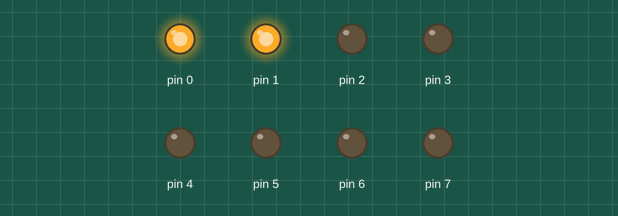
Recording of a sketch running on a simulated Arduino Uno, built with avr-gcc and run on an emulated ATmega328P. Shown: output pins drawn as LEDs (lit = HIGH).

Above: at 0.1 s.
At 0.6 s:
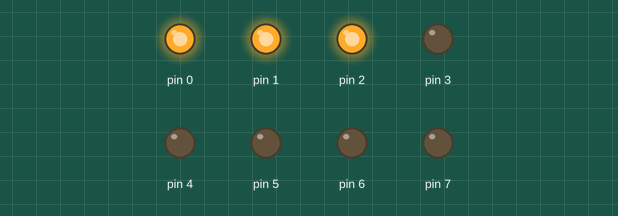
At 1.1 s:
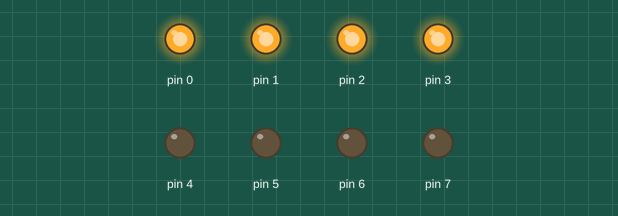
At 1.6 s:
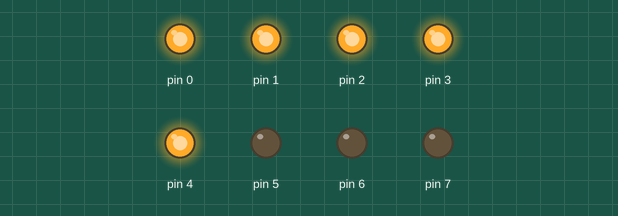
At 2.1 s:
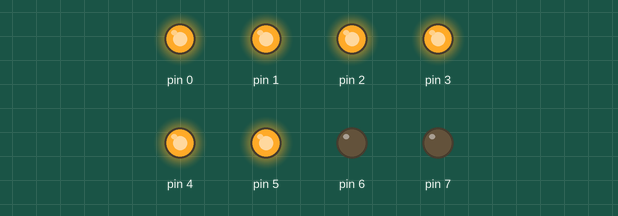
At 3.1 s:
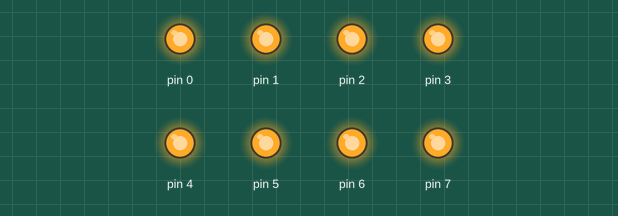
Timing chart, 0 to 4.6 s (numbered marks = the images above):
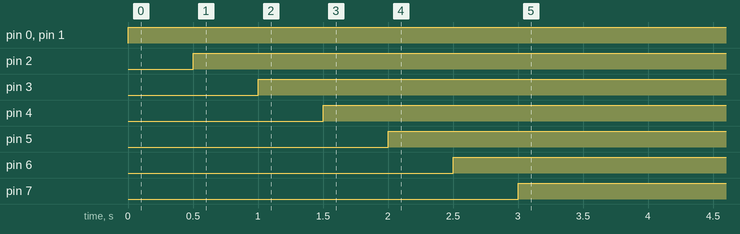

Measured:
- by itself, pin 0, pin 1: LOW → HIGH at 0.00 s
- by itself, pin 2: LOW → HIGH at 0.50 s
- by itself, pin 3: LOW → HIGH at 1.0 s
- by itself, pin 4: LOW → HIGH at 1.5 s
- by itself, pin 5: LOW → HIGH at 2.0 s
- by itself, pin 6: LOW → HIGH at 2.5 s
- by itself, pin 7: LOW → HIGH at 3.0 s

The sketch:

LED_FIB.ino
```cpp
int d,m;
void setup() {
  // put your setup code here, to run once:
  for (int i=0; i<8; i++)
  {
    pinMode(i, OUTPUT);
  }
}

void loop() {
  // put your mai code here, to run repeatedly:
  for (int x=0; x<8; x++)
  {
    digitalWrite(x, HIGH);
    digitalWrite(x+1, HIGH);
    delay(500);
  }
}
```
